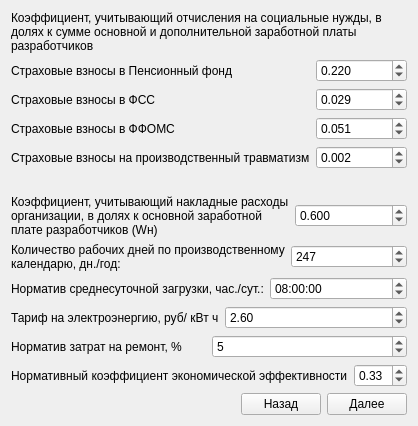
      <widget class="QWidget" name="tab_5">
       <attribute name="title">
        <string>Затраты3</string>
       </attribute>
       <layout class="QVBoxLayout" name="verticalLayout_27">
        <item>
         <widget class="QLabel" name="label_124">
          <property name="text">
           <string>Коэффициент, учитывающий отчисления на социальные нужды, в долях к сумме основной и дополнительной заработной платы разработчиков</string>
          </property>
          <property name="wordWrap">
           <bool>true</bool>
          </property>
         </widget>
        </item>
        <item>
         <layout class="QGridLayout" name="gridLayout_24">
          <item row="1" column="0">
           <widget class="QLabel" name="label_128">
            <property name="text">
             <string>Страховые взносы в ФСС</string>
            </property>
           </widget>
          </item>
          <item row="0" column="0">
           <widget class="QLabel" name="label_127">
            <property name="text">
             <string>Страховые взносы в Пенсионный фонд</string>
            </property>
           </widget>
          </item>
          <item row="2" column="0">
           <widget class="QLabel" name="label_129">
            <property name="text">
             <string>Страховые взносы в ФФОМС</string>
            </property>
           </widget>
          </item>
          <item row="0" column="1">
           <widget class="QDoubleSpinBox" name="doubleSpinBox_15">
            <property name="decimals">
             <number>3</number>
            </property>
            <property name="maximum">
             <double>100000.000000000000000</double>
            </property>
            <property name="singleStep">
             <double>0.100000000000000</double>
            </property>
            <property name="value">
             <double>0.220000000000000</double>
            </property>
           </widget>
          </item>
          <item row="3" column="0">
           <widget class="QLabel" name="label_130">
            <property name="text">
             <string>Страховые взносы на производственный травматизм</string>
            </property>
           </widget>
          </item>
          <item row="1" column="1">
           <widget class="QDoubleSpinBox" name="doubleSpinBox_16">
            <property name="decimals">
             <number>3</number>
            </property>
            <property name="maximum">
             <double>100000.000000000000000</double>
            </property>
            <property name="singleStep">
             <double>0.100000000000000</double>
            </property>
            <property name="value">
             <double>0.029000000000000</double>
            </property>
           </widget>
          </item>
          <item row="2" column="1">
           <widget class="QDoubleSpinBox" name="doubleSpinBox_17">
            <property name="decimals">
             <number>3</number>
            </property>
            <property name="maximum">
             <double>100000.000000000000000</double>
            </property>
            <property name="singleStep">
             <double>0.100000000000000</double>
            </property>
            <property name="value">
             <double>0.051000000000000</double>
            </property>
           </widget>
          </item>
          <item row="3" column="1">
           <widget class="QDoubleSpinBox" name="doubleSpinBox_18">
            <property name="decimals">
             <number>3</number>
            </property>
            <property name="maximum">
             <double>100000.000000000000000</double>
            </property>
            <property name="singleStep">
             <double>0.100000000000000</double>
            </property>
            <property name="value">
             <double>0.002000000000000</double>
            </property>
           </widget>
          </item>
         </layout>
        </item>
        <item>
         <widget class="QLabel" name="label_131">
          <property name="text">
           <string/>
          </property>
          <property name="wordWrap">
           <bool>true</bool>
          </property>
         </widget>
        </item>
        <item>
         <layout class="QGridLayout" name="gridLayout_25">
          <item row="0" column="0">
           <widget class="QLabel" name="label_132">
            <property name="text">
             <string>Коэффициент, учитывающий накладные расходы организации, в долях к основной заработной плате разработчиков (Wн)</string>
            </property>
            <property name="alignment">
             <set>Qt::AlignLeading|Qt::AlignLeft|Qt::AlignVCenter</set>
            </property>
            <property name="wordWrap">
             <bool>true</bool>
            </property>
           </widget>
          </item>
          <item row="0" column="1">
           <widget class="QDoubleSpinBox" name="doubleSpinBox_19">
            <property name="decimals">
             <number>3</number>
            </property>
            <property name="maximum">
             <double>100000.000000000000000</double>
            </property>
            <property name="singleStep">
             <double>0.100000000000000</double>
            </property>
            <property name="value">
             <double>0.600000000000000</double>
            </property>
           </widget>
          </item>
         </layout>
        </item>
        <item>
         <layout class="QHBoxLayout" name="horizontalLayout_20">
          <item>
           <widget class="QLabel" name="label_3">
            <property name="text">
             <string>Количество рабочих дней по производственному календарю, дн./год:</string>
            </property>
            <property name="wordWrap">
             <bool>true</bool>
            </property>
           </widget>
          </item>
          <item>
           <widget class="QSpinBox" name="spinBox">
            <property name="maximum">
             <number>365</number>
            </property>
            <property name="value">
             <number>247</number>
            </property>
           </widget>
          </item>
         </layout>
        </item>
        <item>
         <layout class="QHBoxLayout" name="horizontalLayout_51">
          <item>
           <widget class="QLabel" name="label_58">
            <property name="text">
             <string>Норматив среднесуточной загрузки, час./сут.:</string>
            </property>
           </widget>
          </item>
          <item>
           <widget class="QTimeEdit" name="timeEdit_2">
            <property name="time">
             <time>
              <hour>8</hour>
              <minute>0</minute>
              <second>0</second>
             </time>
            </property>
           </widget>
          </item>
         </layout>
        </item>
        <item>
         <layout class="QHBoxLayout" name="horizontalLayout_52">
          <item>
           <widget class="QLabel" name="label_59">
            <property name="text">
             <string>Тариф на электроэнергию, руб/ кВт ч</string>
            </property>
           </widget>
          </item>
          <item>
           <widget class="QDoubleSpinBox" name="doubleSpinBox">
            <property name="maximum">
             <double>1000000000.000000000000000</double>
            </property>
            <property name="value">
             <double>2.600000000000000</double>
            </property>
           </widget>
          </item>
         </layout>
        </item>
        <item>
         <layout class="QHBoxLayout" name="horizontalLayout_53">
          <item>
           <widget class="QLabel" name="label_65">
            <property name="text">
             <string>Норматив затрат на ремонт, %</string>
            </property>
           </widget>
          </item>
          <item>
           <widget class="QSpinBox" name="spinBox_2">
            <property name="maximum">
             <number>100</number>
            </property>
            <property name="value">
             <number>5</number>
            </property>
           </widget>
          </item>
         </layout>
        </item>
        <item>
         <layout class="QHBoxLayout" name="horizontalLayout_59">
          <item>
           <widget class="QLabel" name="label_93">
            <property name="text">
             <string>Нормативный коэффициент экономической эффективности</string>
            </property>
           </widget>
          </item>
          <item>
           <widget class="QDoubleSpinBox" name="doubleSpinBox_2">
            <property name="maximum">
             <double>1.000000000000000</double>
            </property>
            <property name="singleStep">
             <double>0.100000000000000</double>
            </property>
            <property name="value">
             <double>0.330000000000000</double>
            </property>
           </widget>
          </item>
         </layout>
        </item>
        <item>
         <layout class="QHBoxLayout" name="horizontalLayout_10">
          <item>
           <spacer name="horizontalSpacer_10">
            <property name="orientation">
             <enum>Qt::Horizontal</enum>
            </property>
            <property name="sizeHint" stdset="0">
             <size>
              <width>40</width>
              <height>20</height>
             </size>
            </property>
           </spacer>
          </item>
          <item>
           <widget class="QPushButton" name="pushButton_12">
            <property name="text">
             <string>Назад</string>
            </property>
           </widget>
          </item>
          <item>
           <widget class="QPushButton" name="pushButton_11">
            <property name="text">
             <string>Далее</string>
            </property>
           </widget>
          </item>
         </layout>
        </item>
       </layout>
      </widget>
